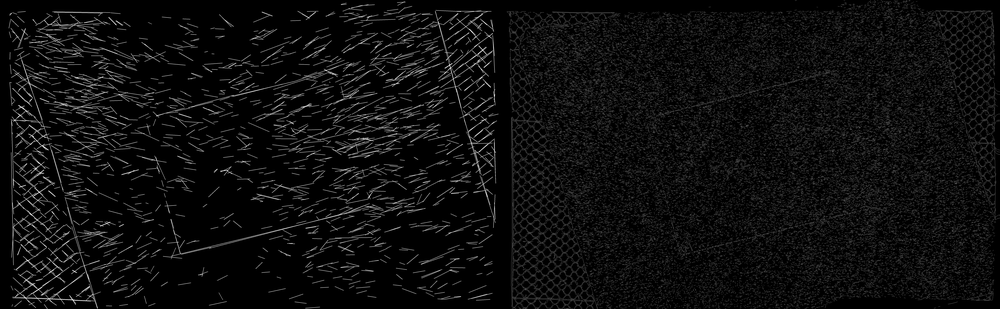
#> input picture shape_detect_output/black1_combined_output.png, 1000 x 309 px, shrunk from 9040 x 2790 before the run
$ python -i test.py   (imports and definitions only)   (older library calls are emulated)
#> lines starting #> are read from the running program, lines starting #| are printed output that depends on the picture
### shape_detect.py
import time

import cv2
import numpy as np
from sklearn.linear_model import RANSACRegressor


from simplification import morphology_diff
import matplotlib.pyplot as plt
from line_merge import merge_all_segments
import sys

sys.setrecursionlimit(5000)  # 🔥 재귀 호출 한도 증가


# [81 lines left out: functions Hough, RANSAC, line_detector, line_detector_without_merge, not called in this run]


def detect_SED(img_bgr):
    model = "model.yml.gz"  # 미리 학습된 모델 필요
    edge_detector = cv2.ximgproc.createStructuredEdgeDetection(model)
    # img_bgr = cv2.resize(img_bgr, None, fx=2, fy=2, interpolation=cv2.INTER_LINEAR)
    edges = edge_detector.detectEdges(np.float32(img_bgr) / 255.0)
    edges = edges * 255
    edges = edges.astype(np.uint8)
    # edges = cv2.resize(edges, None, fx=0.5, fy=0.5)
    return edges


# [23 lines left out: functions sobel, laplacian, scharr, not called in this run]


def canny(img):
    canny = cv2.Canny(img, 150, 250)
    return canny


# [18 lines that do not run on import are left out]

### test.py
import glob

import cv2
import numpy as np
import matplotlib.pyplot as plt
from shape_detect import detect_SED, canny, line_detector


def morphology_diff(image):
    kernel = cv2.getStructuringElement(cv2.MORPH_ELLIPSE, (101, 101))
    img_eroded = cv2.erode(image, kernel, iterations=1)
    img_morphed = cv2.dilate(img_eroded, kernel, iterations=1)

    difference_with_morph = cv2.absdiff(image, img_morphed)
    difference_with_morph_gray = cv2.cvtColor(difference_with_morph, cv2.COLOR_BGR2GRAY)
    difference_with_morph_gray_inversed = 255 - difference_with_morph_gray
    blurred = cv2.GaussianBlur(difference_with_morph_gray_inversed, (5, 5), 10)
    contour_emphasized = cv2.addWeighted(
        difference_with_morph_gray_inversed, 1.5, blurred, -0.5, 0
    )
    sharp_blurred = cv2.GaussianBlur(contour_emphasized, (5, 5), 10)
    return (
        img_eroded,
        img_morphed,
        difference_with_morph_gray,
        difference_with_morph_gray_inversed,
        contour_emphasized,
        sharp_blurred,
    )


def morphology_diff_binary(image):
    kernel = cv2.getStructuringElement(cv2.MORPH_ELLIPSE, (101, 101))
    img_morphed = cv2.morphologyEx(image, cv2.MORPH_OPEN, kernel)

    difference = cv2.absdiff(image, img_morphed)
    difference_gray = cv2.cvtColor(difference, cv2.COLOR_BGR2GRAY)
    # difference_gray = 255 - difference_gray

    blurred = cv2.GaussianBlur(difference_gray, (9, 9), 10)
    sharp = cv2.addWeighted(difference_gray, 1.5, blurred, -0.5, 0)

    img_binary = cv2.threshold(sharp, 0, 255, cv2.THRESH_BINARY + cv2.THRESH_OTSU)[1]
    return difference_gray, sharp, img_binary


def morph(image):
    image_gray = cv2.cvtColor(image, cv2.COLOR_BGR2GRAY)
    kernel = np.ones((5, 5), np.uint8)
    morph_img = cv2.morphologyEx(image_gray, cv2.MORPH_CLOSE, kernel)

    return morph_img


def blur(image):
    image_gray = cv2.cvtColor(image, cv2.COLOR_BGR2GRAY)
    blur_img = cv2.GaussianBlur(image_gray, (5, 5), 0)

    return blur_img


def nothing(image):
    image_gray = cv2.cvtColor(image, cv2.COLOR_BGR2GRAY)
    return image_gray


def process_image(image_path):
    img = cv2.imread(image_path)
#> img is the input picture: shape (309, 1000, 3); min 0, max 240, mean 13.7
    img_gray = cv2.cvtColor(img, cv2.COLOR_BGR2GRAY)
    img_gray = 255 - img_gray
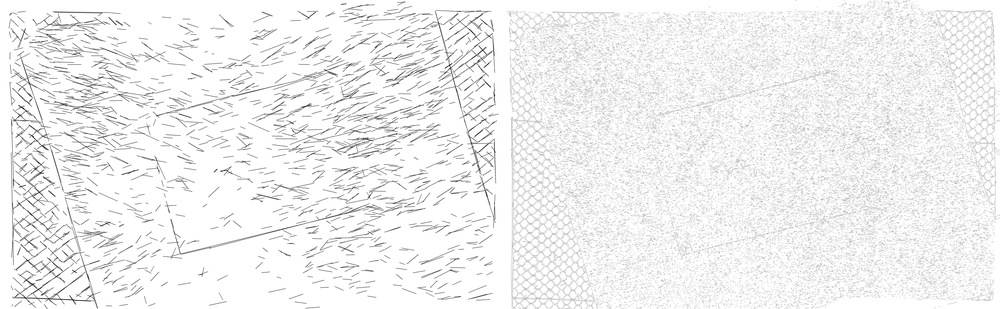
#> img_gray: shape (309, 1000); min 15, max 255, mean 241.3

    blurred = blur(img)
#> in blur, `blur_img = cv2.GaussianBlur(image_gray, (5, 5), 0)`:
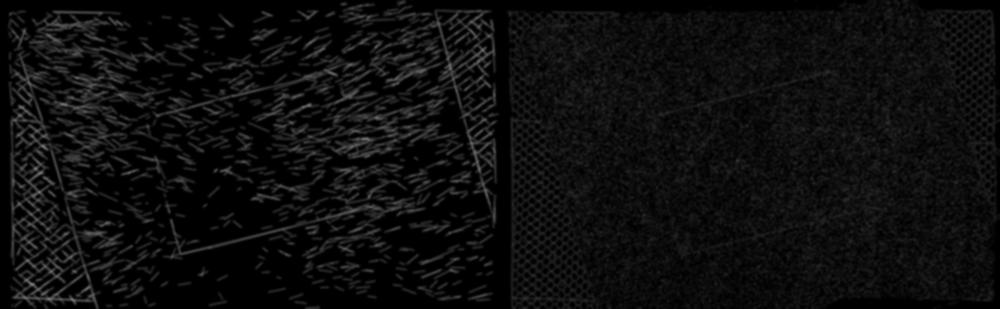
#> blur_img: shape (309, 1000); min 0, max 124, mean 13.7
    morphed_grad = morph(img)
#> in morph, `morph_img = cv2.morphologyEx(image_gray, cv2.MORPH_CLOSE, kernel)`:
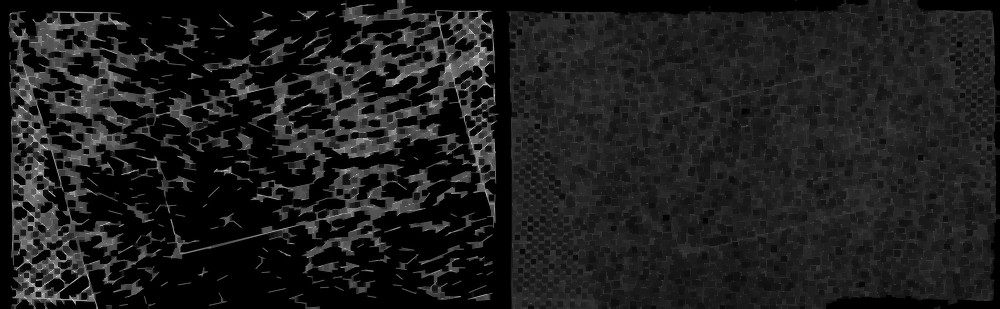
#> morph_img: shape (309, 1000); min 0, max 240, mean 29.2
    morphed, _, _ = morphology_diff_binary(img)
#> in morphology_diff_binary, `img_morphed = cv2.morphologyEx(image, cv2.MORPH_OPEN, kernel)`: img_morphed: shape (309, 1000, 3); every value is 0
#> in morphology_diff_binary, `blurred = cv2.GaussianBlur(difference_gray, (9, 9), 10)`:
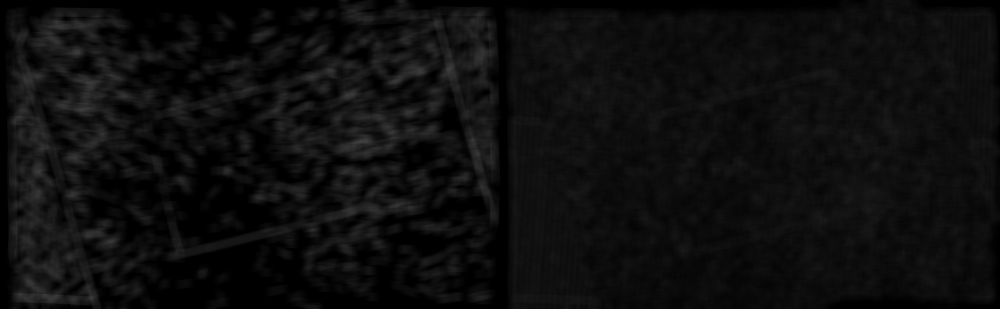
#> blurred: shape (309, 1000); min 0, max 63, mean 13.7
#> in morphology_diff_binary, `sharp = cv2.addWeighted(difference_gray, 1.5, blurred, -0.5, 0)`:
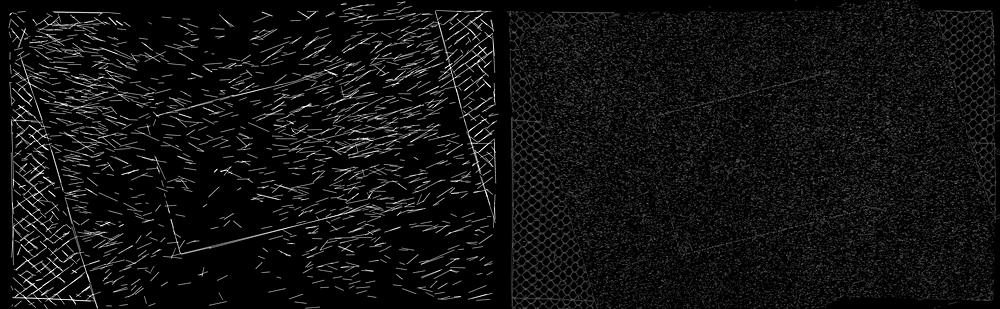
#> sharp: shape (309, 1000); min 0, max 255, mean 16.7
#> in morphology_diff_binary, `img_binary = cv2.threshold(sharp, 0, 255, cv2.THRESH_BINARY + cv2.THRE..`:
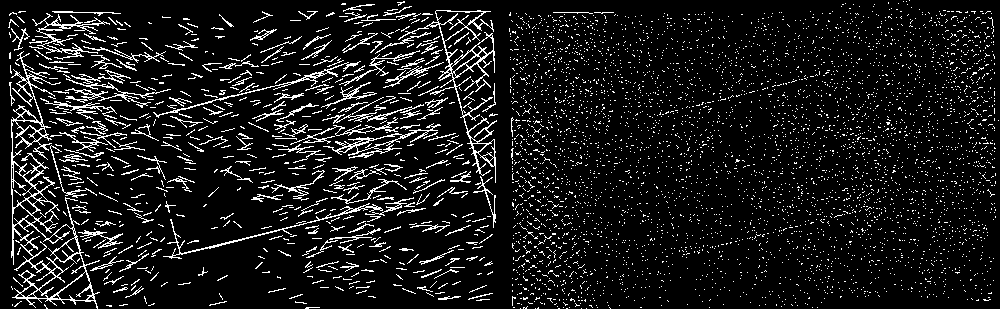
#> img_binary: shape (309, 1000); 9.6% white in thin lines or dots
    result_image = detect_SED(cv2.cvtColor(morphed, cv2.COLOR_GRAY2BGR))
    canny_image = canny(morphed)
    merged_image, not_merged_image = line_detector(morphed)
    combined_image = np.hstack(
        [
            img,
            cv2.cvtColor(canny_image, cv2.COLOR_GRAY2RGB),
            cv2.cvtColor(result_image, cv2.COLOR_GRAY2RGB),
            cv2.cvtColor(merged_image, cv2.COLOR_GRAY2RGB),
            cv2.cvtColor(not_merged_image, cv2.COLOR_GRAY2RGB),
        ]
    )
    return combined_image


# [20 lines not run here, left out]

#> (the run stopped early here; a loop or call above may not have finished)

$ run again, on shape_detect_output/white1_combined_output.png
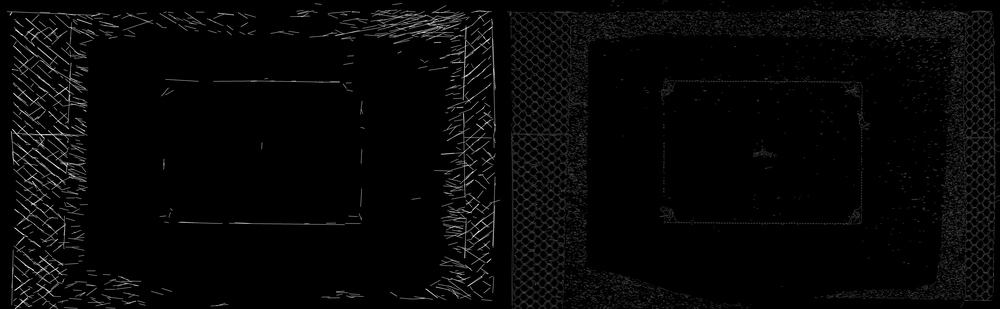
#> input picture shape_detect_output/white1_combined_output.png, 1000 x 309 px, shrunk from 9040 x 2790 before the run
#> in process_image, img is the input picture: shape (309, 1000, 3); min 0, max 242, mean 6.6
#> in process_image, `img_gray = 255 - img_gray`:
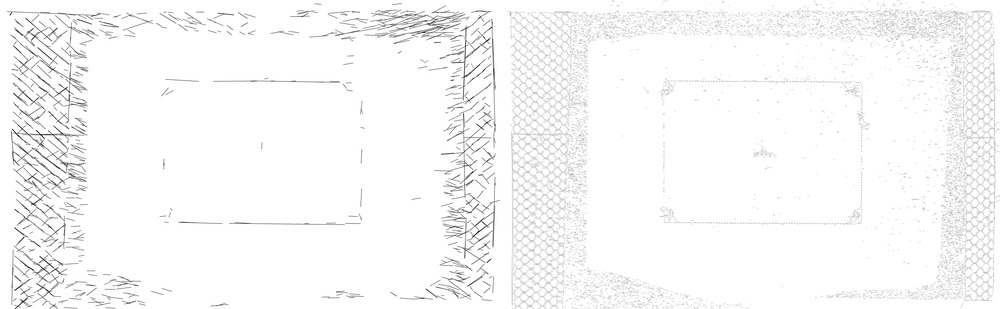
#> img_gray: shape (309, 1000); min 13, max 255, mean 248.4
#> img_morphed: shape (309, 1000, 3); every value is 0
#> in morphology_diff_binary, `img_binary = cv2.threshold(sharp, 0, 255, cv2.THRESH_BINARY + cv2.THRE..`:
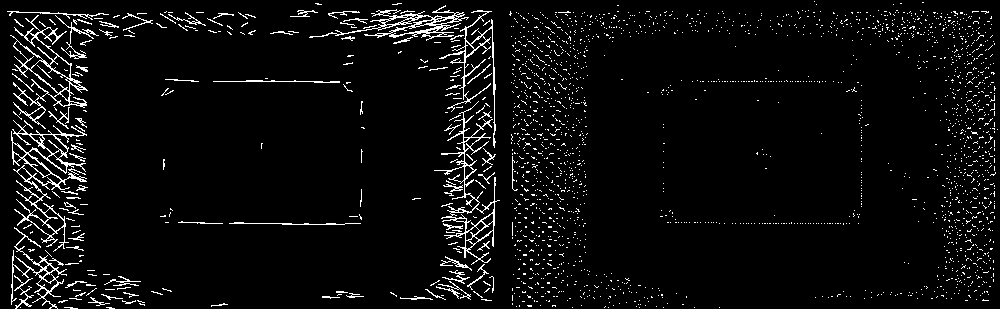
#> img_binary: shape (309, 1000); 5% white in thin lines or dots
